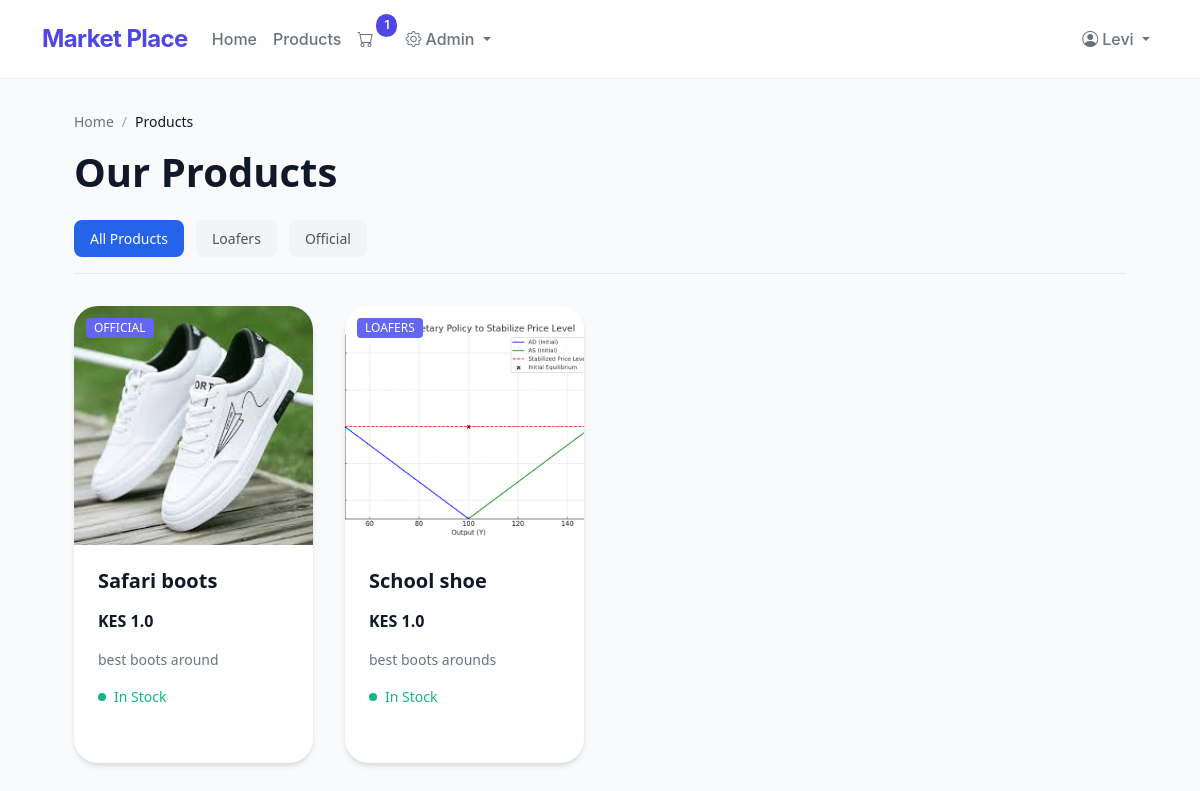
Screenshot of /products (signed in) with the database file from the repository.
### app.py (models this page shows)
class Category(db.Model):
    __tablename__ = 'categories'
    id = db.Column(db.Integer, primary_key=True)
    name = db.Column(db.String(100), unique=True, nullable=False)
    description = db.Column(db.String(500))
    products = db.relationship('Product', backref='category', lazy=True)

class Product(db.Model):
    __tablename__ = 'products'
    id = db.Column(db.Integer, primary_key=True)
    name = db.Column(db.String(100), nullable=False)
    description = db.Column(db.String(500), nullable=True)
    price = db.Column(db.Float, nullable=False)
    stock_quantity = db.Column(db.Integer, nullable=False)
    category_id = db.Column(db.Integer, db.ForeignKey('categories.id'), nullable=False)
    order_items = db.relationship('OrderItem', backref='product', lazy=True)
    images = db.relationship('ProductImage', backref='product', lazy=True)

class ProductImage(db.Model):
    __tablename__ = 'product_images'
    id = db.Column(db.Integer, primary_key=True)
    product_id = db.Column(db.Integer, db.ForeignKey('products.id'), nullable=False)
    image_url = db.Column(db.String(200), nullable=False)

### app.py (the view)
@app.route('/products')
def products():
    category_id = request.args.get('category_id', type=int)
    selected_category = None
    if category_id:
        selected_category = Category.query.get_or_404(category_id)
        products = Product.query.filter_by(category_id=category_id).all()
    else:
        products = Product.query.all()
    categories = Category.query.all()
    return render_template('products.html',
                           products=products,
                           categories=categories,
                           selected_category=selected_category)

### app.py (called while the page is built)
def get_cart_unique_items():
    if 'user_id' in session:
        order = Order.query.filter_by(user_id=session['user_id'], status="Pending").first()
        if order:
            return OrderItem.query.filter_by(order_id=order.id).count()
    return 0

@app.context_processor
def inject_cart_count():
    return dict(cart_count=get_cart_unique_items())

### templates/products.html (shortened to what this page needs)
{% extends 'base.html' %}
{% block content %}
<div class="products-container">
    <nav class="breadcrumb">
        <a href="{{ url_for('home') }}">Home</a>
        <span>/</span>
        <span class="current">Products</span>
    </nav>
    <div class="products-header">
        <h1>Our Products</h1>
        <div class="category-nav">
            <a href="{{ url_for('products') }}"
               class="category-link {% if not selected_category %}active{% endif %}">
                All Products
            </a>
            {% for category in categories %}
            <a href="{{ url_for('products', category_id=category.id) }}"
               class="category-link {% if selected_category and selected_category.id == category.id %}active{% endif %}">
                {{ category.name }}
            </a>
            {% endfor %}
        </div>
    </div>
    <div class="products-grid">
        {% for product in products %}
        <a href="{{ url_for('product_detail', product_id=product.id) }}" class="product-card-link">
            <div class="product-card">
                <div class="product-image">
                    <div class="image-badges">
                        <span class="badge category">{{ product.category.name }}</span>
                    </div>
                    {% if product.images %}
                        <img src="{{ url_for('static', filename='uploads/' + product.images[0].image_url) }}"
                             alt="Image of {{ product.name }}">
                    {% else %}
                        <div class="no-image">
                            <i class="bi bi-image"></i>
                            <p>No image available</p>
                        </div>
                    {% endif %}
                </div>
                <div class="product-content">
                    <h2 class="product-title">{{ product.name }}</h2>
                    <div class="price-section">
                        <span class="current-price">KES {{ product.price }}</span>
                    </div>
                    <p class="product-description">{{ product.description|truncate(100) }}</p>
                    <div class="stock-status {% if product.stock_quantity > 0 %}in-stock{% else %}out-of-stock{% endif %}">
                        <div class="stock-indicator">
                            <div class="indicator-dot"></div>
                            {% if product.stock_quantity > 0 %}
                                <span>In Stock</span>
                            {% else %}
                                <span>Out of Stock</span>
                            {% endif %}
                        </div>
                    </div>
                </div>
            </div>
        </a>
        {% else %}
        <div class="no-products">
            <p>No products found in this category.</p>
        </div>
        {% endfor %}
    </div>
</div>
{% endblock %}

### static/css/styles.css (style rules this page uses)
.breadcrumb { display: flex; gap: 0.5rem; align-items: center; margin-bottom: 2rem; font-size: 0.875rem; color: #6b7280; }
.breadcrumb a { color: #6b7280; text-decoration: none; transition: color 0.2s; }
.breadcrumb .current { color: #000; font-weight: 500; }
.image-badges { position: absolute; top: 1rem; left: 1rem; z-index: 10; display: flex; gap: 0.5rem; }
.badge { padding: 0.5rem 1rem; border-radius: 2rem; font-size: 0.875rem; font-weight: 500; text-transform: uppercase; }
.price-section { display: flex; align-items: center; gap: 1rem; }
.current-price { font-size: 2rem; font-weight: 600; color: #000; }
.product-description { color: #4b5563; line-height: 1.8; margin-bottom: 2rem; font-size: 1.125rem; }
.stock-status { margin-bottom: 2rem; }
.stock-indicator { display: flex; align-items: center; gap: 0.75rem; }
.indicator-dot { width: 8px; height: 8px; border-radius: 50%; animation: pulse 2s infinite; }
.in-stock .indicator-dot { background: #059669; }
html { scroll-behavior: smooth; }

### templates/base.html (style rules this page uses)
:root { --primary-color: #4F46E5; --hover-color: #4338CA; --background-light: #F9FAFB; --text-primary: #111827; --text-secondary: #6B7280; }
body { font-family: 'Inter', system-ui, -apple-system, sans-serif; background-color: var(--background-light); color: var(--text-primary); }

### rows the page displays
Category: name "Loafers"
Category: name "Official"
Product: category.name "OFFICIAL", image_url (picture), name "Safari boots", price "1.0", description "best boots around", stock_quantity "In Stock"
Product: category.name "LOAFERS", image_url (picture), name "School shoe", price "1.0", description "best boots arounds", stock_quantity "In Stock"

### other values shown
{{ cart_count }} "1"
{{ session.get('user_name') }} "Levi"
